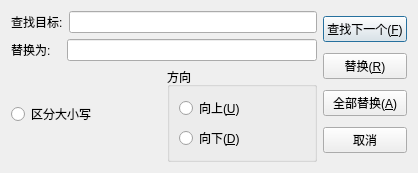
<?xml version="1.0" encoding="UTF-8"?>
<ui version="4.0">
 <class>ReplaceDialog</class>
 <widget class="QDialog" name="ReplaceDialog">
  <property name="geometry">
   <rect>
    <x>0</x>
    <y>0</y>
    <width>418</width>
    <height>159</height>
   </rect>
  </property>
  <property name="windowTitle">
   <string>Dialog</string>
  </property>
  <layout class="QHBoxLayout" name="horizontalLayout_4">
   <item>
    <layout class="QVBoxLayout" name="verticalLayout_3">
     <item>
      <layout class="QHBoxLayout" name="horizontalLayout_2">
       <item>
        <widget class="QLabel" name="label">
         <property name="minimumSize">
          <size>
           <width>50</width>
           <height>20</height>
          </size>
         </property>
         <property name="text">
          <string>查找目标:</string>
         </property>
        </widget>
       </item>
       <item>
        <widget class="QLineEdit" name="search_edit"/>
       </item>
      </layout>
     </item>
     <item>
      <layout class="QHBoxLayout" name="horizontalLayout">
       <item>
        <widget class="QLabel" name="label_2">
         <property name="minimumSize">
          <size>
           <width>50</width>
           <height>20</height>
          </size>
         </property>
         <property name="text">
          <string>替换为:</string>
         </property>
        </widget>
       </item>
       <item>
        <widget class="QLineEdit" name="replace_edit"/>
       </item>
      </layout>
     </item>
     <item>
      <layout class="QHBoxLayout" name="horizontalLayout_3">
       <item>
        <widget class="QRadioButton" name="radioButton">
         <property name="text">
          <string>区分大小写</string>
         </property>
        </widget>
       </item>
       <item>
        <widget class="QGroupBox" name="gb_direction">
         <property name="title">
          <string>方向</string>
         </property>
         <layout class="QVBoxLayout" name="verticalLayout_2">
          <item>
           <widget class="QRadioButton" name="rbUp">
            <property name="text">
             <string>向上(&amp;U)</string>
            </property>
           </widget>
          </item>
          <item>
           <widget class="QRadioButton" name="rbDown">
            <property name="text">
             <string>向下(&amp;D)</string>
            </property>
           </widget>
          </item>
         </layout>
        </widget>
       </item>
      </layout>
     </item>
    </layout>
   </item>
   <item>
    <layout class="QVBoxLayout" name="verticalLayout">
     <item>
      <widget class="QPushButton" name="bt_next">
       <property name="text">
        <string>查找下一个(&amp;F)</string>
       </property>
      </widget>
     </item>
     <item>
      <widget class="QPushButton" name="bt_replace">
       <property name="text">
        <string>替换(&amp;R)</string>
       </property>
      </widget>
     </item>
     <item>
      <widget class="QPushButton" name="bt_replaceAll">
       <property name="text">
        <string>全部替换(&amp;A)</string>
       </property>
      </widget>
     </item>
     <item>
      <widget class="QPushButton" name="bt_cancel">
       <property name="text">
        <string>取消</string>
       </property>
      </widget>
     </item>
    </layout>
   </item>
  </layout>
 </widget>
 <resources/>
 <connections/>
</ui>
